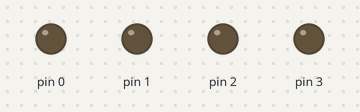
Recording of a sketch running on a simulated Arduino Uno, built with avr-gcc and run on an emulated ATmega328P. Parts: output pins drawn as LEDs (lit = HIGH).

Above: at 0.1 s.
At 1.1 s:
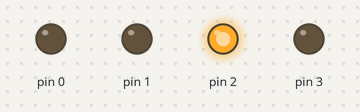
Timing chart, 0 to 2.6 s (numbered marks = the images above):
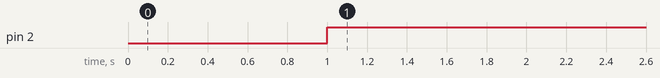

Measured:
- by itself, pin 2: LOW → HIGH at 1.0 s

The sketch:

centered_driving.ino
```cpp
#include <UltrasonicSensor.h>

UltrasonicSensor front(4, 5);
UltrasonicSensor right(6, 7);
UltrasonicSensor left (8, 9);

void setup() {
  pinMode(0, OUTPUT);
  pinMode(1, OUTPUT);
  pinMode(2, OUTPUT);
  pinMode(3, OUTPUT);
  delay(1000);
}

void loop() {
  digitalWrite(2, HIGH);
  digitalWrite(3, LOW);
  delay(1000000);
}
```
